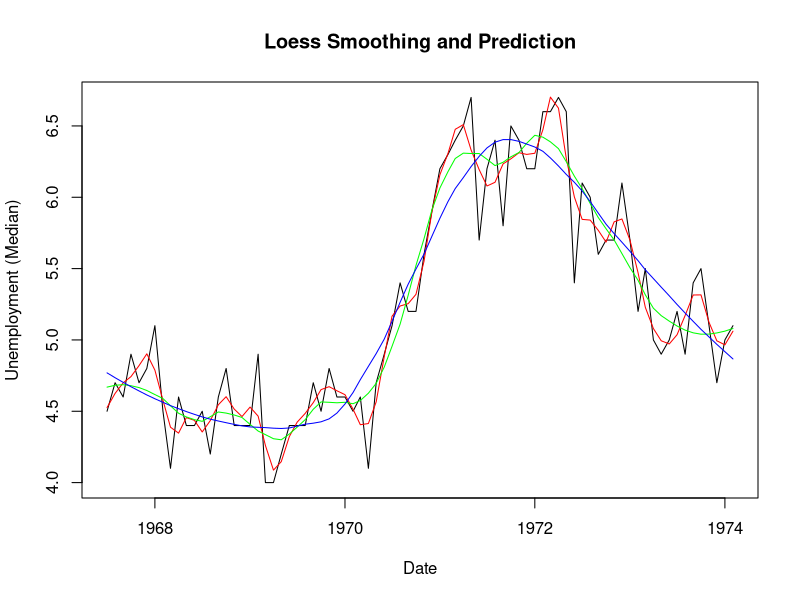

Reproduce this figure in R.
# Suavizado de curvas con diferentes técnicas

# Filtro de medias y medianas


data(economics, package="ggplot2")  # load data

economics$index <- 1:nrow(economics)  # create index variable
economics <- economics[1:80, ]  # retail 80rows for better graphical understanding

## Promedios moviles




## LOESS

# Suavizado (modelo)
loessMod10 <- loess(uempmed ~ index, data=economics, span=0.10) # 10% smoothing span
loessMod25 <- loess(uempmed ~ index, data=economics, span=0.25) # 25% smoothing span
loessMod50 <- loess(uempmed ~ index, data=economics, span=0.50) # 50% smoothing span

# Aplicación del suavizado
smoothed10 <- predict(loessMod10) 
smoothed25 <- predict(loessMod25) 
smoothed50 <- predict(loessMod50) 

# Graficación
plot(economics$uempmed, 
     x=economics$date, 
     type="l", 
     main="Loess Smoothing and Prediction", 
     xlab="Date", 
     ylab="Unemployment (Median)"
)
lines(smoothed10, x=economics$date, col="red")
lines(smoothed25, x=economics$date, col="green")
lines(smoothed50, x=economics$date, col="blue")